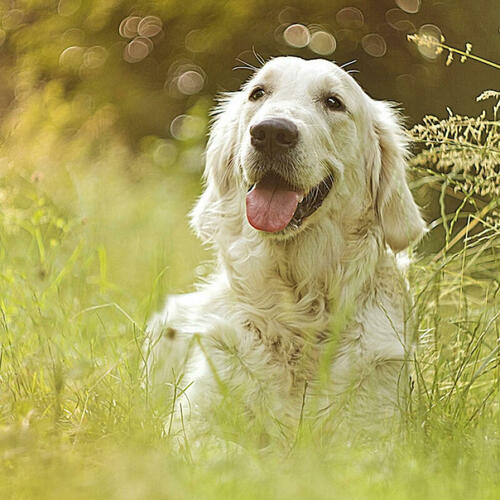
#> input picture medium_Dogs_cb1.jpg, 500 x 500 px, found by its file name
$ jupyter execute 'Assignment-11(Custom Vision Model Development).ipynb'
#> lines starting #> are read from the running program, lines starting #| are printed output that depends on the picture
[cell 1]
import cv2
import matplotlib.pyplot as plt

[cell 2]
image = cv2.imread('//content//medium_Dogs_cb1.jpg')
#> image is the input picture: shape (500, 500, 3); mean B, G, R 93, 159.6, 167.6

[cell 3]
image

[cell 4]
#Convert the image from BGR to RGB
image_rgb = cv2.cvtColor(image, cv2.COLOR_BGR2RGB)

[cell 5]
#Split the image into its RGB channels
r,g,b = cv2.split(image_rgb)
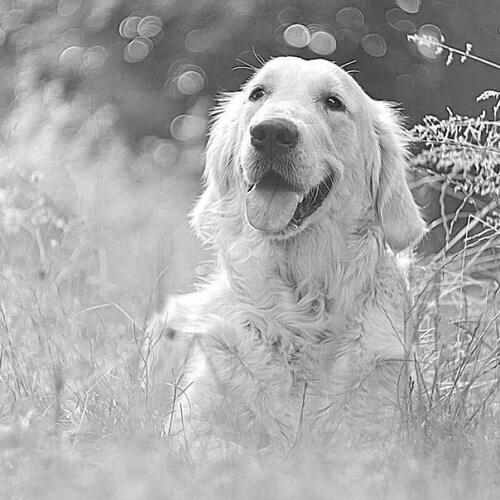
#> r: shape (500, 500); min 0, max 255, mean 167.6
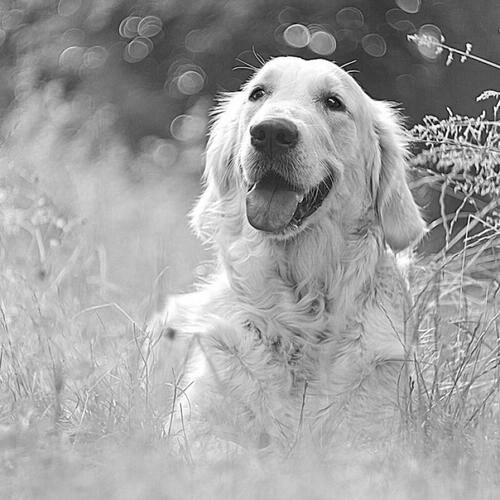
#> g: shape (500, 500); min 0, max 255, mean 159.6
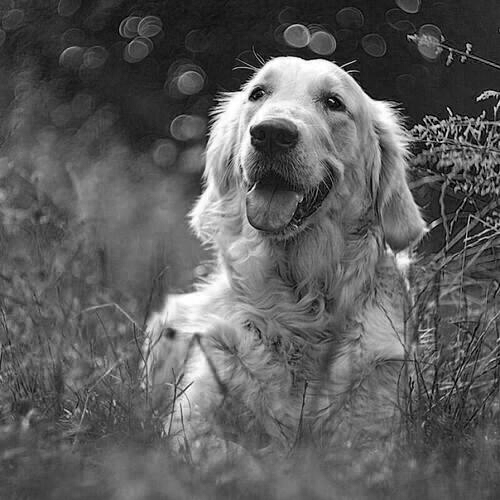
#> b: shape (500, 500); min 0, max 255, mean 93

[cell 6]
#Calculate the histograms of the RGB channels
hist_r = cv2.calcHist([r], [0], None, [256], [0, 256])
#> hist_r = 256 values, max 4303 at index 190, min 0 at index 4, mean 976.6
hist_g = cv2.calcHist([g], [0], None, [256], [0, 256])
#> hist_g = 256 values, max 4458 at index 190, min 1 at index 2, mean 976.6
hist_b = cv2.calcHist([b], [0], None, [256], [0, 256])
#> hist_b = 256 values, max 2870 at index 82, min 39 at index 2, mean 976.6

[cell 7]
# Plot the histograms
plt.figure(figsize=(12, 6))

[cell 8]
plt.subplot(1, 3, 1)
plt.plot(hist_r, color='red')
plt.title('Red Channel Histogram')
plt.xlabel('Intensity')
plt.ylabel('Frequency')
plt.xlim([0, 256])
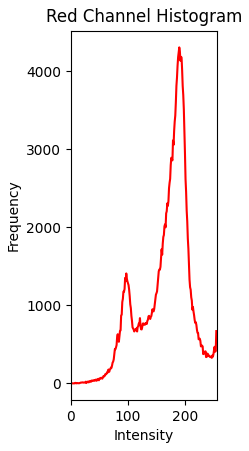
#> figure drawn by matplotlib, 1 panel; curve peaks at x = 190, y = 4303

[cell 9]
plt.subplot(1, 3, 2)
plt.plot(hist_g, color='green')
plt.title('Green Channel Histogram')
plt.xlabel('Intensity')
plt.ylabel('Frequency')
plt.xlim([0, 256])
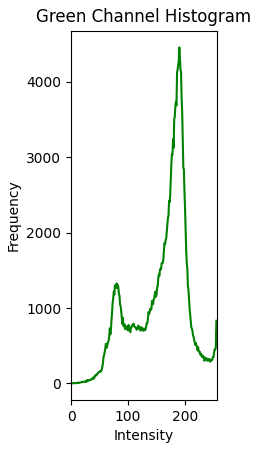
#> figure drawn by matplotlib, 1 panel; curve peaks at x = 190, y = 4458

[cell 10]
plt.subplot(1, 3, 3)
plt.plot(hist_b, color='blue')
plt.title('Blue Channel Histogram')
plt.xlabel('Intensity')
plt.ylabel('Frequency')
plt.xlim([0, 256])
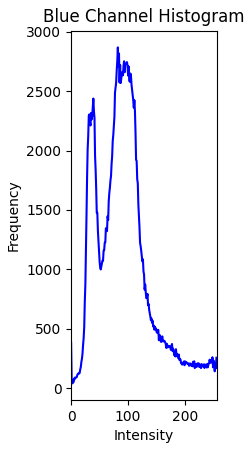
#> figure drawn by matplotlib, 1 panel; curve peaks at x = 82, y = 2870
